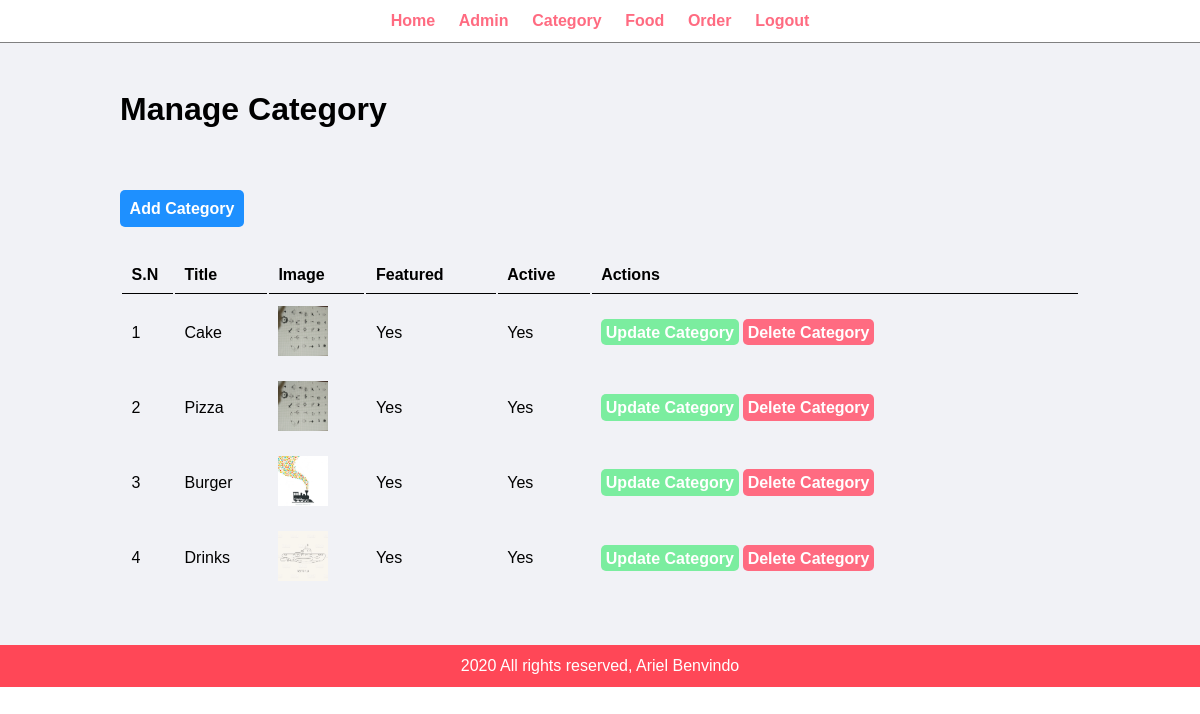
Screenshot of /admin/manage-category.php (signed in) with the database file from the repository.
### tables this page shows
CREATE TABLE `tbl_category` (
  `id` int(10) UNSIGNED NOT NULL,
  `title` varchar(100) NOT NULL,
  `image_name` varchar(255) NOT NULL,
  `featured` varchar(10) NOT NULL,
  `active` varchar(10) NOT NULL
);

### admin/manage-category.php (the view, shortened to what this page needs)
<?php include 'partials/menu.php'; ?>
        <div class="main-content">
            <div class="wrapper">
                <h1>Manage Category</h1>
                <br/><br/>
                <br><br>
                <a href="<?php echo SITEURL;?>admin/add-category.php" class="btn-primary">Add Category</a>
                <br/><br/><br/>
                <table class="tbl-full">
                    <tr>
                        <th>S.N</th>
                        <th>Title</th>
                        <th>Image</th>
                        <th>Featured</th>
                        <th>Active</th>
                        <th>Actions</th>
                    </tr>
                    <?php
                        $sql = "SELECT * FROM tbl_category";
                        $res = mysqli_query($conn,$sql);
                        $count = mysqli_num_rows($res);
                        $sn = 1;
                        if($count>0){
                            while($row=mysqli_fetch_assoc($res)){
                                $id = $row['id'];
                                $title = $row['title'];
                                $image_name = $row['image_name'];
                                $featured = $row['featured'];
                                $active = $row['active'];
                                ?>
                                    <tr>
                                        <td><?php echo $sn++; ?></td>
                                        <td><?php echo $title; ?></td>
                                        <td>
                                            <?php
                                                if($image_name!=""){
                                                    ?>
                                                    <img width="50px" height="50px" src="<?php echo SITEURL; ?>images/category/<?php echo $image_name; ?>" alt="">
                                                    <?php
                                                }else{
                                                    echo "<div clss='error' style='color: red;'>Image not added</div>";
                                                }
                                            ?>
                                        </td>
                                        <td><?php echo $featured; ?></td>
                                        <td><?php echo $active; ?></td>
                                        <td>
                                            <a href="<?php echo SITEURL;?>admin/update-category.php?id=<?php echo $id ?>" class="btn-secondary">Update Category</a>
                                            <a href="<?php echo SITEURL;?>admin/delete-category.php?id=<?php echo $id ?>&image_name=<?php echo $image_name ?>" class="btn-danger">Delete Category</a>
                                        </td>
                                    </tr>
                                <?php
                            }
                        }else{
                            ?>
                            <tr>
                                <td colspan="6"><div class="error" style="color: red;">No Category Added.</div></td>
                            </tr>
                            <?php
                        }
                    ?>
                </table>
            </div>
        </div>
<?php include 'partials/footer.php'; ?>

### admin/partials/menu.php (shortened to what this page needs)
<!DOCTYPE html>
<html lang="en">
<head>
    <link rel="stylesheet" href="../css/admin.css">
    <link rel="stylesheet" href="../css/table.css">
</head>
    <body>
        <div class="menu text-center">
            <div class="wrapper">
                <ul>
                    <li><a href="index.php">Home</a></li>
                    <li><a href="manage-admin.php">Admin</a></li>
                    <li><a href="manage-category.php">Category</a></li>
                    <li><a href="manage-food.php">Food</a></li>
                    <li><a href="manage-order.php">Order</a></li>
                    <li><a href="logout.php">Logout</a></li>
                </ul>
            </div>
        </div>

### admin/partials/footer.php
 <div class="footer">
            <div class="wrapper">
                <p class="text-center">2020 All rights reserved, Ariel Benvindo</p>
            </div>
        </div>
    </body>
</html>

### css/admin.css (style rules this page uses)
* { margin: 0; padding: 0; font-family: Arial, Helvetica, sans-serif; }
.wrapper { padding: 1%; width: 80%; margin: 0 auto; }
.text-center { text-align: center; }
.btn-primary { background-color:#1e90ff; padding: 1%; color: #fff; text-decoration: none; border-radius: 5px; font-weight: bold; }
.btn-secondary { background-color:#7bed9f; padding: 1%; color: #fff; text-decoration: none; border-radius: 5px; font-weight: bold; outline: none; }
.btn-danger { background-color:#ff6b81; padding: 1%; color: #fff; text-decoration: none; border-radius: 5px; font-weight: bold; }
.menu { border-bottom: 1px solid gray; }
.menu ul { list-style: none; }
.menu ul li { display: inline; padding: 1%; }
.menu ul li a { text-decoration: none; font-weight: 700; color: #ff6b81; }
.main-content { background-color: #f1f2f6; padding: 3% 0; }
.footer { background-color: #ff4757; color:#fff; }

### css/table.css (style rules this page uses)
.tbl-full { width: 100%; }
table tr th { border-bottom: 1px solid black; padding: 1%; text-align: left; }
table tr td { padding: 1%; }

### rows the page displays
tbl_category: title "Cake", image_name (picture), featured "Yes", active "Yes"
tbl_category: title "Pizza", image_name (picture), featured "Yes", active "Yes"
tbl_category: title "Burger", image_name (picture), featured "Yes", active "Yes"
tbl_category: title "Drinks", image_name (picture), featured "Yes", active "Yes"
